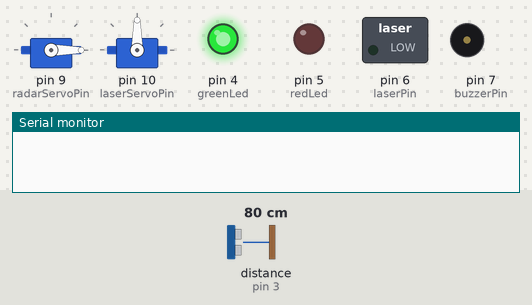
Bench run of a sketch on a simulated Arduino Uno, built with avr-gcc and run on an emulated ATmega328P. On the bench: 2 × servo, switched loads named in the sketch (green lamp = pin HIGH), output pins drawn as LEDs (lit = HIGH), buzzer (waves = sounding), the last lines printed to the serial monitor. Wiring (inferred from the names in the program): ultrasonic range finder: trigger pin 2; echo pin 3. Dashed ring = blinking. The test bench sets the inputs (shaded band); at power-on: distance to the obstacle (sensor on pin 3) 80 cm. The echo pulse lasts 58.3 µs per cm; pins used as bus, display or sensor lines are not drawn.

Above: at 0.01 s.
1.3 s: distance to the obstacle (sensor on pin 3) set to 2 cm
At 1.61 s:
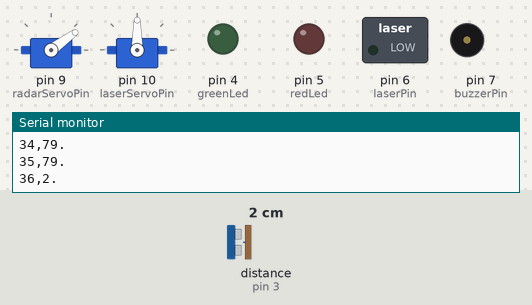
4.3 s: distance to the obstacle (sensor on pin 3) set to 19 cm
7.3 s: distance to the obstacle (sensor on pin 3) set to 23 cm
At 7.84 s:
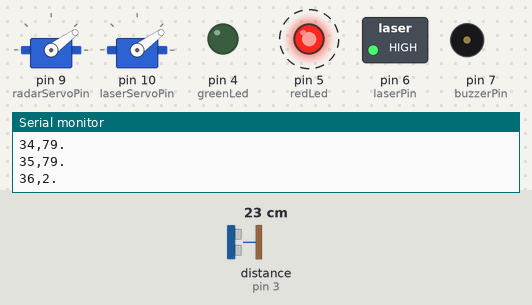
10.3 s: distance to the obstacle (sensor on pin 3) set to 4 cm
At 10.43 s:
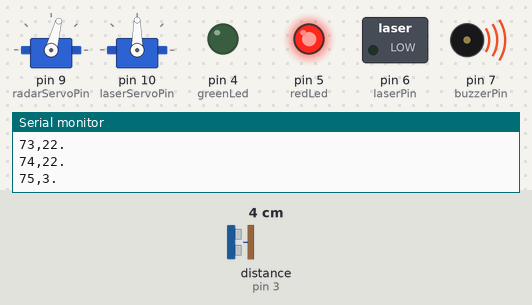
13.3 s: distance to the obstacle (sensor on pin 3) set to 35 cm
At 13.46 s:
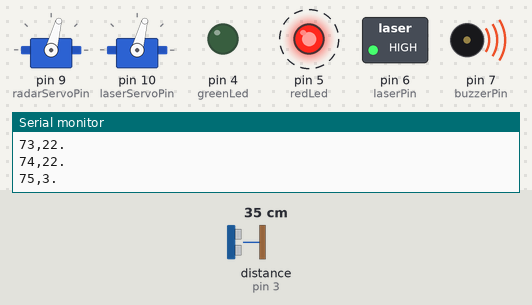
16.3 s: distance to the obstacle (sensor on pin 3) set to 120 cm
Timing chart, 0 to 35.5 s (numbered marks = the images above; inputs shaded):
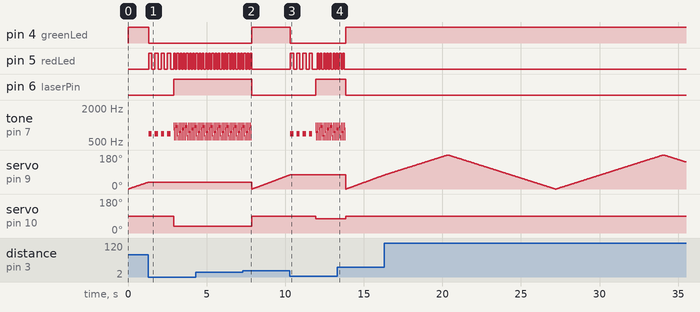

The sketch:

sketch.ino
```cpp
#include <Servo.h>

// Define pins
const int trigPin = 2;
const int echoPin = 3;
const int greenLed = 4;
const int redLed = 5;
const int laserPin = 6;
const int buzzerPin = 7;
const int radarServoPin = 9;
const int laserServoPin = 10;

// Variables
Servo radarServo;
Servo laserServo;
long duration;
int distance;
int radarPos = 0;
bool targetLocked = false;
unsigned long previousMillis = 0;
int ledState = LOW;

// Variable to store last valid distance (to filter out zero readings)
int lastValidDistance = 0;

void setup() {
  pinMode(trigPin, OUTPUT);
  pinMode(echoPin, INPUT);

  // LEDs and buzzer setup
  pinMode(greenLed, OUTPUT);
  pinMode(redLed, OUTPUT);
  pinMode(laserPin, OUTPUT);
  pinMode(buzzerPin, OUTPUT);

  radarServo.attach(radarServoPin);
  laserServo.attach(laserServoPin);

  // Initial Steady State
  digitalWrite(greenLed, HIGH);
  digitalWrite(redLed, LOW);
  digitalWrite(laserPin, LOW);
  digitalWrite(buzzerPin, LOW);

  laserServo.write(90);
  Serial.begin(9600);
}

void loop() {
  if (!targetLocked) {
    scanArea();
  } else {
    engageTarget();
  }
}

void scanArea() {
  // Green LED ON while scanning
  digitalWrite(greenLed, HIGH);
  digitalWrite(redLed, LOW);
  digitalWrite(laserPin, LOW);

  // Scanning from 0 to 180 degrees
  for (int i = 0; i <= 180; i++) {
    radarServo.write(i);
    delay(30);
    distance = calculateDistance();

    // Send data to Processing (Angle, Distance)
    Serial.print(i);
    Serial.print(",");
    Serial.print(distance);
    Serial.println(".");

    // Target detected condition (Range < 20cm)
    if (distance > 0 && distance < 20) {
      targetLocked = true;
      radarPos = i;
      return;
    }
  }

  // Scanning back from 180 to 0 degrees
  for (int i = 180; i >= 0; i--) {
    radarServo.write(i);
    delay(30);
    distance = calculateDistance();

    // Send data to Processing
    Serial.print(i);
    Serial.print(",");
    Serial.print(distance);
    Serial.println(".");

    // Target detected condition
    if (distance > 0 && distance < 20) {
      targetLocked = true;
      radarPos = i;
      return;
    }
  }
}

void engageTarget() {
  // Turn off scanning light
  digitalWrite(greenLed, LOW);

  // >>> PHASE 1: WARNING (تحذير قبل التوجيه) <<<
  // Duration: 1.5 Seconds (تم التقليل لثانية ونصف)
  unsigned long startWarning = millis();

  while (millis() - startWarning < 1500) {
    // 1. Check if target left (Escape opportunity)
    distance = calculateDistance();
    if (distance > 20) {
        delay(50);
        distance = calculateDistance();
        if (distance > 20 && distance != 0) {
           resetSystem(); // Target left, return to scanning
           return;
        }
    }

    // 2. Warning Alarm (Siren sound + Red Blink)
    // Buzzer works here as a WARNING SIREN
    digitalWrite(redLed, HIGH);
    tone(buzzerPin, 700); // Constant tone (Siren beep)
    delay(200);

    digitalWrite(redLed, LOW);
    noTone(buzzerPin);
    delay(200);
  }

  // >>> PHASE 2: ENGAGEMENT (الهجوم) <<<
  // Target didn't leave, now we attack

  laserServo.write(radarPos);   // Move laser to target NOW
  digitalWrite(laserPin, HIGH); // Turn Laser ON

  int missedReadings = 0;

  // Continuous Fire Loop
  while (true) {
    distance = calculateDistance();

    // Check if target is still there (with error tolerance)
    if (distance > 20) {
       missedReadings++;
    } else {
       missedReadings = 0;
    }

    if (missedReadings > 5) {
       break; // Target eliminated/left
    }

    // Independent Red LED Control (Fast blink for action)
    unsigned long currentMillis = millis();
    if (currentMillis - previousMillis >= 100) {
      previousMillis = currentMillis;
      ledState = !ledState;
      digitalWrite(redLed, ledState);
    }

    // Firing Sound Effect (Pew Pew)
    // Buzzer works here as GUNFIRE
    for (int k = 1000; k > 500; k -= 100) {
        tone(buzzerPin, k);
        delay(10);
    }
    noTone(buzzerPin);
    delay(50);
  }

  // Target lost: Reset system
  digitalWrite(laserPin, LOW);
  resetSystem();
}

void resetSystem() {
  targetLocked = false;
  digitalWrite(greenLed, HIGH);
  digitalWrite(redLed, LOW);
  digitalWrite(laserPin, LOW);
  noTone(buzzerPin);
  laserServo.write(90);
}

// Anti-Glitch Distance Calculation Function
int calculateDistance() {
  digitalWrite(trigPin, LOW);
  delayMicroseconds(2);
  digitalWrite(trigPin, HIGH);
  delayMicroseconds(10);
  digitalWrite(trigPin, LOW);
  duration = pulseIn(echoPin, HIGH);

  int currentDist = duration * 0.034 / 2;

  if (currentDist == 0) {
    return lastValidDistance;
  } else {
    lastValidDistance = currentDist;
    return currentDist;
  }
}
```

Measured:
- the behaviour switches between 21 and 22 cm on distance to the obstacle (sensor on pin 3) (found by bisection; images 1 and 2)
- after the input at 1.3 s, pin 4 (greenLed): HIGH → LOW at once; pin 5 (redLed): goes 4 × (HIGH 0.20 s, LOW 0.20 s), 6 × (HIGH 0.10 s, LOW 0.10 s), HIGH 0.10 s, then LOW, starting at once
- after the input at 7.3 s, pin 4 (greenLed): LOW → HIGH after 0.59 s; pin 5 (redLed): goes on until 7.9 s, then stays LOW; pin 6 (laserPin): HIGH → LOW after 0.59 s; servo on pin 10 (laserServoPin): 36° → 90° after 0.59 s
- after the input at 10.3 s, pin 4 (greenLed): HIGH → LOW at once; pin 5 (redLed): goes 3 × (HIGH 0.20 s, LOW 0.20 s), HIGH 0.20 s, LOW 0.30 s, 6 × (HIGH 0.10 s, LOW 0.10 s), then HIGH, starting at once
- after the input at 13.3 s, pin 4 (greenLed): LOW → HIGH after 0.56 s; pin 5 (redLed): goes on until 13.8 s, then stays LOW; pin 6 (laserPin): HIGH → LOW after 0.56 s; servo on pin 10 (laserServoPin): 75° → 90° after 0.56 s
